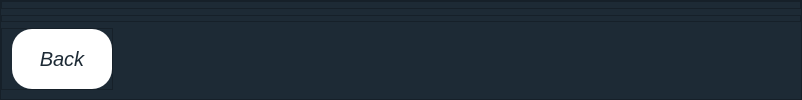
      <widget class="QWidget" name="Questions">
       <property name="styleSheet">
        <string notr="true">*{
	background-color: rgb(29, 42, 53);
	font-size: 20px;
	font-family:&quot;Georgia&quot;,Serif;
	font-style: italic;
	color: rgb(255, 255, 255);
}
QPushButton{
	color: rgb(29, 42, 53);
	border-radius: 20px;
	background-color: rgb(255, 255, 255);

}
QPushButton:hover{
	color: rgb(138, 0, 0);
	background-color: rgb(236, 236, 236);
}
</string>
       </property>
       <layout class="QVBoxLayout" name="verticalLayout_14">
        <property name="spacing">
         <number>0</number>
        </property>
        <property name="leftMargin">
         <number>0</number>
        </property>
        <property name="topMargin">
         <number>0</number>
        </property>
        <property name="rightMargin">
         <number>0</number>
        </property>
        <property name="bottomMargin">
         <number>0</number>
        </property>
        <item>
         <widget class="QFrame" name="frame_10">
          <property name="frameShape">
           <enum>QFrame::StyledPanel</enum>
          </property>
          <property name="frameShadow">
           <enum>QFrame::Raised</enum>
          </property>
          <layout class="QVBoxLayout" name="verticalLayout_17">
           <property name="leftMargin">
            <number>0</number>
           </property>
           <property name="topMargin">
            <number>0</number>
           </property>
           <property name="rightMargin">
            <number>0</number>
           </property>
           <item>
            <widget class="QFrame" name="frame_12">
             <property name="styleSheet">
              <string notr="true">QLabel{
	background-color: rgb(29, 42, 53);
}
QLineEdit{
	background-color: rgb(53, 77, 97);
	border:none;
	border-bottom:1px solid rgb(90, 100, 160);
}

QComboBox{
	background-color: rgb(53, 77, 97);
}</string>
             </property>
             <property name="frameShape">
              <enum>QFrame::StyledPanel</enum>
             </property>
             <property name="frameShadow">
              <enum>QFrame::Raised</enum>
             </property>
             <widget class="QRadioButton" name="radioButton_q1_y">
              <property name="geometry">
               <rect>
                <x>345</x>
                <y>34</y>
                <width>51</width>
                <height>29</height>
               </rect>
              </property>
              <property name="text">
               <string>Yes</string>
              </property>
              <attribute name="buttonGroup">
               <string notr="true">buttonGroup_q1</string>
              </attribute>
             </widget>
             <widget class="QRadioButton" name="radioButton_q1_n">
              <property name="geometry">
               <rect>
                <x>480</x>
                <y>34</y>
                <width>48</width>
                <height>29</height>
               </rect>
              </property>
              <property name="text">
               <string>No</string>
              </property>
              <property name="checked">
               <bool>true</bool>
              </property>
              <attribute name="buttonGroup">
               <string notr="true">buttonGroup_q1</string>
              </attribute>
             </widget>
             <widget class="QRadioButton" name="radioButton_q2_y">
              <property name="geometry">
               <rect>
                <x>345</x>
                <y>96</y>
                <width>51</width>
                <height>29</height>
               </rect>
              </property>
              <property name="text">
               <string>Yes</string>
              </property>
              <attribute name="buttonGroup">
               <string notr="true">buttonGroup_q2</string>
              </attribute>
             </widget>
             <widget class="QRadioButton" name="radioButton_q2_n">
              <property name="geometry">
               <rect>
                <x>480</x>
                <y>96</y>
                <width>48</width>
                <height>29</height>
               </rect>
              </property>
              <property name="text">
               <string>No</string>
              </property>
              <property name="checked">
               <bool>true</bool>
              </property>
              <attribute name="buttonGroup">
               <string notr="true">buttonGroup_q2</string>
              </attribute>
             </widget>
             <widget class="QRadioButton" name="radioButton_q3_y">
              <property name="geometry">
               <rect>
                <x>345</x>
                <y>158</y>
                <width>51</width>
                <height>29</height>
               </rect>
              </property>
              <property name="text">
               <string>Yes</string>
              </property>
              <attribute name="buttonGroup">
               <string notr="true">buttonGroup_q3</string>
              </attribute>
             </widget>
             <widget class="QRadioButton" name="radioButton_q3_n">
              <property name="geometry">
               <rect>
                <x>480</x>
                <y>158</y>
                <width>48</width>
                <height>29</height>
               </rect>
              </property>
              <property name="text">
               <string>No</string>
              </property>
              <property name="checked">
               <bool>true</bool>
              </property>
              <attribute name="buttonGroup">
               <string notr="true">buttonGroup_q3</string>
              </attribute>
             </widget>
             <widget class="QRadioButton" name="radioButton_q4_y">
              <property name="geometry">
               <rect>
                <x>345</x>
                <y>220</y>
                <width>51</width>
                <height>29</height>
               </rect>
              </property>
              <property name="text">
               <string>Yes</string>
              </property>
              <attribute name="buttonGroup">
               <string notr="true">buttonGroup_q4</string>
              </attribute>
             </widget>
             <widget class="QRadioButton" name="radioButton_q4_n">
              <property name="geometry">
               <rect>
                <x>480</x>
                <y>220</y>
                <width>48</width>
                <height>29</height>
               </rect>
              </property>
              <property name="text">
               <string>No</string>
              </property>
              <property name="checked">
               <bool>true</bool>
              </property>
              <attribute name="buttonGroup">
               <string notr="true">buttonGroup_q4</string>
              </attribute>
             </widget>
             <widget class="QRadioButton" name="radioButton_q5_y">
              <property name="geometry">
               <rect>
                <x>345</x>
                <y>282</y>
                <width>51</width>
                <height>29</height>
               </rect>
              </property>
              <property name="text">
               <string>Yes</string>
              </property>
              <attribute name="buttonGroup">
               <string notr="true">buttonGroup_q5</string>
              </attribute>
             </widget>
             <widget class="QRadioButton" name="radioButton_q5_n">
              <property name="geometry">
               <rect>
                <x>480</x>
                <y>282</y>
                <width>48</width>
                <height>29</height>
               </rect>
              </property>
              <property name="text">
               <string>No</string>
              </property>
              <property name="checked">
               <bool>true</bool>
              </property>
              <attribute name="buttonGroup">
               <string notr="true">buttonGroup_q5</string>
              </attribute>
             </widget>
             <widget class="QLabel" name="label_quest5">
              <property name="geometry">
               <rect>
                <x>30</x>
                <y>282</y>
                <width>257</width>
                <height>29</height>
               </rect>
              </property>
              <property name="text">
               <string>Are you smoking?</string>
              </property>
             </widget>
             <widget class="QLabel" name="label_quest1">
              <property name="geometry">
               <rect>
                <x>30</x>
                <y>34</y>
                <width>257</width>
                <height>29</height>
               </rect>
              </property>
              <property name="text">
               <string>Do you have a fever?</string>
              </property>
             </widget>
             <widget class="QLabel" name="label_quest2">
              <property name="geometry">
               <rect>
                <x>30</x>
                <y>96</y>
                <width>257</width>
                <height>29</height>
               </rect>
              </property>
              <property name="text">
               <string>Are you pregnant?</string>
              </property>
             </widget>
             <widget class="QLabel" name="label_quest3">
              <property name="geometry">
               <rect>
                <x>30</x>
                <y>158</y>
                <width>257</width>
                <height>29</height>
               </rect>
              </property>
              <property name="text">
               <string>Do you have diarrhea?</string>
              </property>
             </widget>
             <widget class="QLabel" name="label_quest4">
              <property name="geometry">
               <rect>
                <x>30</x>
                <y>220</y>
                <width>257</width>
                <height>29</height>
               </rect>
              </property>
              <property name="text">
               <string>Is there vomiting?</string>
              </property>
             </widget>
            </widget>
           </item>
           <item>
            <widget class="QFrame" name="frame_11">
             <property name="minimumSize">
              <size>
               <width>800</width>
               <height>0</height>
              </size>
             </property>
             <property name="maximumSize">
              <size>
               <width>16777215</width>
               <height>180</height>
              </size>
             </property>
             <property name="frameShape">
              <enum>QFrame::StyledPanel</enum>
             </property>
             <property name="frameShadow">
              <enum>QFrame::Raised</enum>
             </property>
             <widget class="QPushButton" name="btn_suggest">
              <property name="geometry">
               <rect>
                <x>300</x>
                <y>30</y>
                <width>250</width>
                <height>90</height>
               </rect>
              </property>
              <property name="minimumSize">
               <size>
                <width>250</width>
                <height>75</height>
               </size>
              </property>
              <property name="maximumSize">
               <size>
                <width>250</width>
                <height>16777215</height>
               </size>
              </property>
              <property name="text">
               <string>Suggest Treatment</string>
              </property>
             </widget>
             <widget class="QLabel" name="label_find_logo">
              <property name="geometry">
               <rect>
                <x>200</x>
                <y>30</y>
                <width>91</width>
                <height>101</height>
               </rect>
              </property>
              <property name="maximumSize">
               <size>
                <width>180</width>
                <height>16777215</height>
               </size>
              </property>
              <property name="styleSheet">
               <string notr="true">background-repeat:no-repeat;
background-image: url(:/logo/find-90px.png);</string>
              </property>
              <property name="text">
               <string/>
              </property>
             </widget>
            </widget>
           </item>
           <item alignment="Qt::AlignLeft">
            <widget class="QFrame" name="frame_back_2">
             <property name="minimumSize">
              <size>
               <width>0</width>
               <height>0</height>
              </size>
             </property>
             <property name="maximumSize">
              <size>
               <width>16777215</width>
               <height>80</height>
              </size>
             </property>
             <property name="frameShape">
              <enum>QFrame::StyledPanel</enum>
             </property>
             <property name="frameShadow">
              <enum>QFrame::Raised</enum>
             </property>
             <layout class="QVBoxLayout" name="verticalLayout_15">
              <property name="spacing">
               <number>0</number>
              </property>
              <property name="leftMargin">
               <number>10</number>
              </property>
              <property name="topMargin">
               <number>0</number>
              </property>
              <property name="rightMargin">
               <number>0</number>
              </property>
              <property name="bottomMargin">
               <number>0</number>
              </property>
              <item>
               <widget class="QPushButton" name="btn_suggest_back">
                <property name="minimumSize">
                 <size>
                  <width>100</width>
                  <height>60</height>
                 </size>
                </property>
                <property name="text">
                 <string>Back</string>
                </property>
               </widget>
              </item>
             </layout>
            </widget>
           </item>
          </layout>
         </widget>
        </item>
       </layout>
      </widget>
